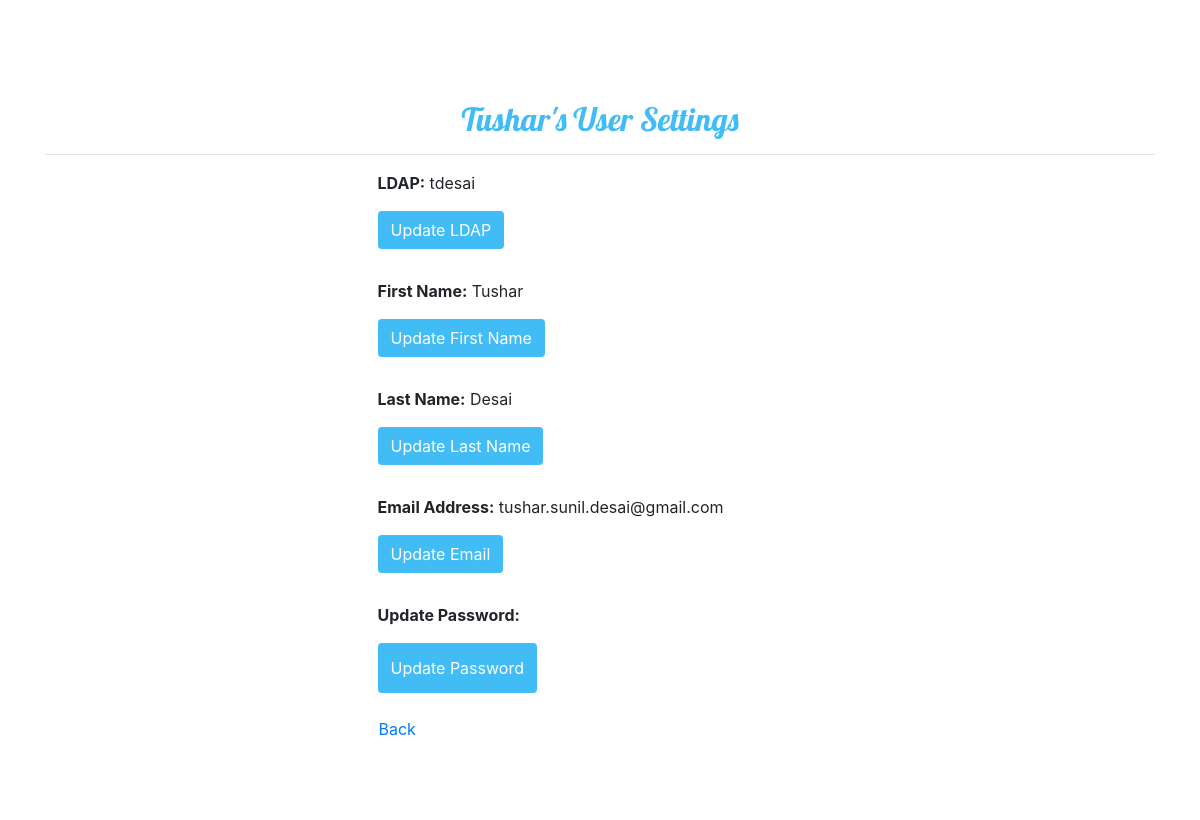
Page /quest/user_settings_info/tdesai (signed in) on the committed database.
### quest_extension/models.py (models this page shows)
class User(models.Model):
    user_ldap = models.CharField(max_length=45)
    user_first_name = models.CharField(max_length=45)
    user_last_name = models.CharField(max_length=45)
    user_email = models.CharField(max_length=45)
    user_password = models.CharField(max_length = 100)
    user_reset_password_pin = models.CharField(max_length = 100, null=True, default = None)

### quest_extension/views.py (the view)
# urls.py: path('user_settings_info/<ldap>',views.get_user_settings_info),
def get_user_settings_info(request, ldap):
    if not validate_user_access(request, ldap):
        return HttpResponseRedirect('/quest/user_login')
    current_user = User.objects.get(user_ldap = ldap)
    context = {'current_user': current_user}
    return render(request, 'quest_extension/user_settings_info.html', context)

### quest_extension/logic.py (called while the page is built)
def validate_user_access(request, ldap):
    return 'current_user_ldap' in request.session and request.session['current_user_ldap'] == ldap

### quest_extension/templates/quest_extension/user_settings_info.html (shortened to what this page needs)
{% load static %}
<!DOCTYPE html>
<html>
<head>
    <link rel="stylesheet" type="text/css" href="{% static 'quest_extension/settings_info/user_settings_info_style.css' %}">
    <link rel="stylesheet" href="https://stackpath.bootstrapcdn.com/bootstrap/4.3.1/css/bootstrap.min.css">
</head>
<body>
    <div class="container-fluid">
			<div class="container">
                <h2 class="text-center" id="title" style = 'color: #42bcf4;'>
                {{current_user.user_first_name}}'s User Settings
                </h2>
				 <hr>
				<div class="row">
				<div class="col-md-5 col-centered">
                        <p><strong>LDAP:</strong> {{current_user.user_ldap}}</p>
                        <button id = 'update_ldap_button' class='btn' style = 'background-color: #42bcf4; color:white' onclick="update('ldap')"> Update LDAP</button>
                        <p style = 'margin-top: 30px'> <strong>First Name:</strong>  {{current_user.user_first_name }} </p>
                        <button id = 'update_first_name_button' class='btn' style = 'background-color: #42bcf4; color:white' onclick="update('first_name')"> Update First Name</button>
                        <p style = 'margin-top: 30px'> <strong>Last Name:</strong> {{current_user.user_last_name}} </p>
                        <button id = 'update_last_name_button' class='btn' style = 'background-color: #42bcf4; color:white' onclick="update('last_name')"> Update Last Name</button>
                        <p style = 'margin-top: 30px'> <strong>Email Address:</strong> </h3> {{current_user.user_email}} </p>
                        <button id = 'update_email_button' class='btn' style = 'background-color: #42bcf4; color:white' onclick="update('email')"> Update Email</button>
                        <p style = 'margin-top: 30px;'><strong>Update Password:</strong></p>
                        <button id = 'update_password_button' class='btn' style = 'background-color: #42bcf4; color:white' onclick="update('password')"> Update Password</button>
                        <form method = 'GET' style = 'margin-top: 5%' action = '/quest/user_project_page/{{current_user.user_ldap}}'>
                            <button class = 'btn btn-link' style = 'padding:0'id = 'back_button' type='submit'> Back </button>
                        </form>
				</div>
			<br>
			<br>
			</div>
		</div>
    </div>
</body>
</html>

### quest_extension/static/quest_extension/settings_info/user_settings_info_style.css (style rules this page uses)
#update_password_button { height: 50px; width: 10xw0px; }
body { background-color:#eee; }
.container-fluid { padding:50px; }
.container { background-color:white;padding:50px; }
#title { font-family: 'Lobster', cursive;; }
.col-centered { float: none; margin: 0 auto; }

### rows in the picture
User: user_first_name "Tushar", user_ldap "tdesai", user_last_name "Desai", user_email "tushar.sunil.desai@gmail.com"
